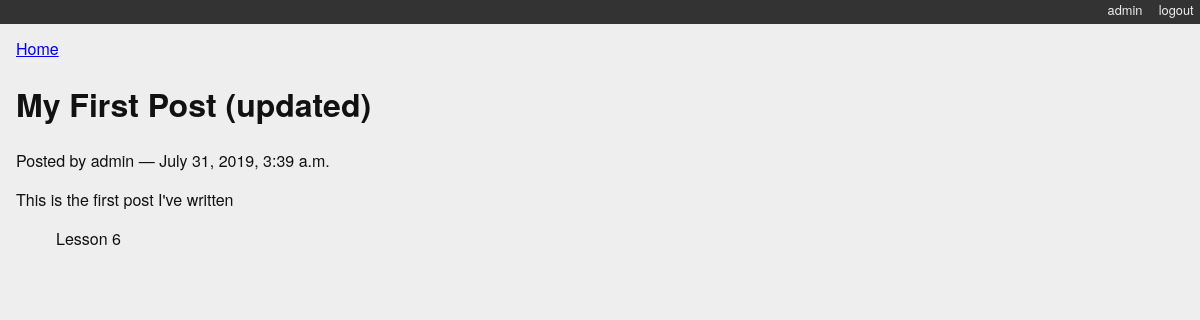
/posts/1/ (signed in), run on the app's committed database.
### myblog/models.py (models this page shows)
class Post(models.Model):
    title = models.CharField(max_length=128)
    text = models.TextField(blank=True)
    author = models.ForeignKey(User, on_delete=models.CASCADE)
    created_date = models.DateTimeField(auto_now_add=True)
    modified_date = models.DateTimeField(auto_now=True)
    published_date = models.DateTimeField(blank=True, null=True)
    def __str__(self):
        return self.title

class Category(models.Model):
    name = models.CharField(max_length=128)
    description = models.TextField(blank=True)
    posts = models.ManyToManyField(Post, blank=True, related_name='categories')
    def __str__(self):
        return self.name
    class Meta:
        verbose_name_plural = 'Categories'

### myblog/views.py (the view)
# urls.py: path('posts/<int:post_id>/',detail_view, name="blog_detail"),
def detail_view(request, post_id):
    published = Post.objects.exclude(published_date__exact=None)
    try:
        post = published.get(pk=post_id)
    except Post.DoesNotExist:
        raise Http404
    context = {'post': post}
    return render(request, 'detail.html', context)

### myblog/templates/detail.html
{% extends "base.html" %}
{% block content %}
<a class="backlink" href="/">Home</a>
<h1>{{ post }}</h1>
<p class="byline">
  Posted by {{ post.author.username }} &mdash; {{ post.published_date }}
</p>
<div class="post-body">
  {{ post.text }}
</div>
<ul class="categories">
  {% for category in post.categories.all %}
    <li>{{ category }}</li>
  {% endfor %}
</ul>
{% endblock %}

### myblog/static/django_blog.css (style rules this page uses)
body { background-color: #eee; color: #111; font-family: "HelveticaNeue-Light", "Helvetica Neue Light", "Helvetica Neue", Helvetica, Arial, "Lucida Grande", sans-serif; margin:0; padding:0; }
ul.categories { list-style: none; list-style-type: none; }
ul.categories li { display: inline; }

### data on the page
Post: title "My First Post (updated)", author.username "admin", published_date "July 31, 2019, 3:39 a.m.", text "This is the first post I've written"
Category: name "Lesson 6"
